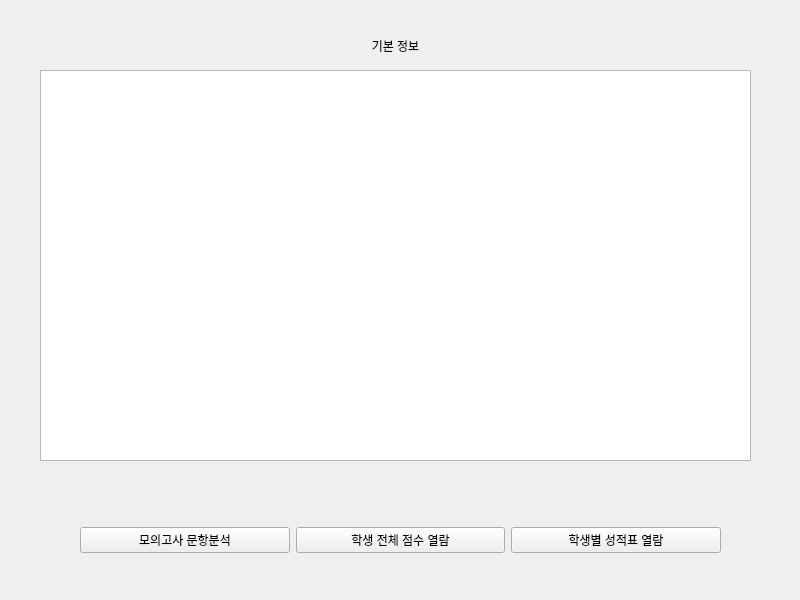
<?xml version="1.0" encoding="UTF-8"?>
<ui version="4.0">
 <class>show_exam_2</class>
 <widget class="QMainWindow" name="show_exam_2">
  <property name="geometry">
   <rect>
    <x>0</x>
    <y>0</y>
    <width>800</width>
    <height>600</height>
   </rect>
  </property>
  <property name="windowTitle">
   <string>채점 및 분석 결과 열람</string>
  </property>
  <widget class="QWidget" name="centralwidget">
   <widget class="QTextBrowser" name="textBrowser">
    <property name="geometry">
     <rect>
      <x>40</x>
      <y>70</y>
      <width>711</width>
      <height>391</height>
     </rect>
    </property>
   </widget>
   <widget class="QLabel" name="label">
    <property name="geometry">
     <rect>
      <x>210</x>
      <y>30</y>
      <width>371</width>
      <height>31</height>
     </rect>
    </property>
    <property name="text">
     <string>기본 정보</string>
    </property>
    <property name="alignment">
     <set>Qt::AlignCenter</set>
    </property>
   </widget>
   <widget class="QWidget" name="">
    <property name="geometry">
     <rect>
      <x>80</x>
      <y>500</y>
      <width>641</width>
      <height>81</height>
     </rect>
    </property>
    <layout class="QHBoxLayout" name="horizontalLayout">
     <item>
      <widget class="QPushButton" name="pushButton_3">
       <property name="text">
        <string>모의고사 문항분석</string>
       </property>
      </widget>
     </item>
     <item>
      <widget class="QPushButton" name="pushButton_2">
       <property name="text">
        <string>학생 전체 점수 열람</string>
       </property>
      </widget>
     </item>
     <item>
      <widget class="QPushButton" name="pushButton">
       <property name="text">
        <string>학생별 성적표 열람</string>
       </property>
      </widget>
     </item>
    </layout>
   </widget>
  </widget>
 </widget>
 <resources/>
 <connections>
  <connection>
   <sender>pushButton_3</sender>
   <signal>clicked()</signal>
   <receiver>show_exam_2</receiver>
   <slot>showAnalyzedExam()</slot>
   <hints>
    <hint type="sourcelabel">
     <x>110</x>
     <y>534</y>
    </hint>
    <hint type="destinationlabel">
     <x>112</x>
     <y>506</y>
    </hint>
   </hints>
  </connection>
  <connection>
   <sender>pushButton_2</sender>
   <signal>clicked()</signal>
   <receiver>show_exam_2</receiver>
   <slot>showAnalyzedStudents()</slot>
   <hints>
    <hint type="sourcelabel">
     <x>453</x>
     <y>531</y>
    </hint>
    <hint type="destinationlabel">
     <x>458</x>
     <y>512</y>
    </hint>
   </hints>
  </connection>
  <connection>
   <sender>pushButton</sender>
   <signal>clicked()</signal>
   <receiver>show_exam_2</receiver>
   <slot>showAnalyzedBranches()</slot>
   <hints>
    <hint type="sourcelabel">
     <x>637</x>
     <y>528</y>
    </hint>
    <hint type="destinationlabel">
     <x>667</x>
     <y>509</y>
    </hint>
   </hints>
  </connection>
 </connections>
 <slots>
  <slot>showAnalyzedExam()</slot>
  <slot>showAnalyzedStudents()</slot>
  <slot>showAnalyzedBranches()</slot>
 </slots>
</ui>
